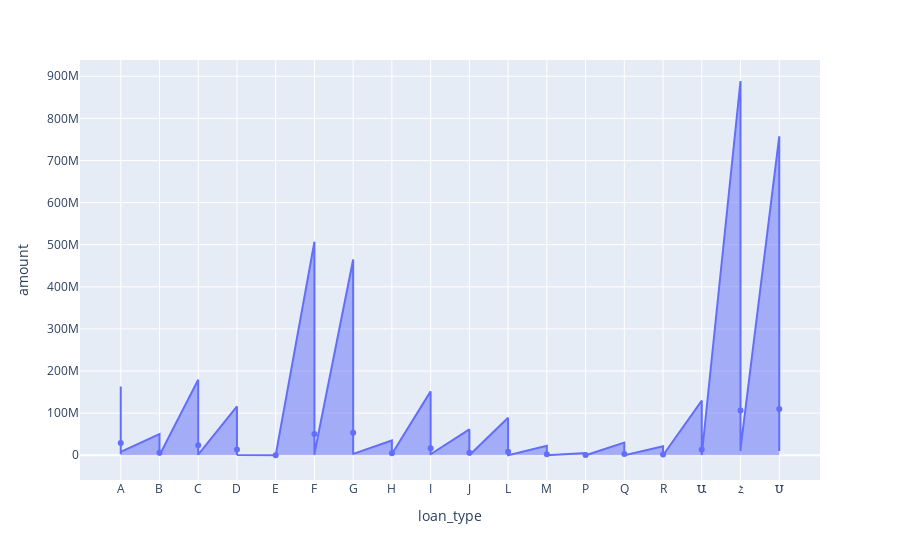

The notebook cell this image was saved under:
### Code cell
#Todo 2 plotly in one figure
fig1 = px.area(df_long, x="loan_type", y="amount")

fig2 = px.scatter(mean_amount_by_region, x="loan_type", y="amount")

fig1.add_trace(fig2.data[0])

### Figure 1 — Plotly figure (JSON) as saved in the notebook; plotly's stock layout.template omitted (floating-point values rounded to 4 significant figures; data arrays with more than 128 entries replaced by an {"elided": "..."} marker saying what was removed)
{"data": [{"fillpattern": {"shape": ""}, "hovertemplate": "loan_type=%{x}<br>amount=%{y}<extra></extra>", "legendgroup": "", "line": {"color": "#636efa"}, "marker": {"symbol": "circle"}, "mode": "lines", "name": "", "orientation": "v", "showlegend": false, "stackgroup": "1", "type": "scatter", "x": {"elided": "198 str values"}, "xaxis": "x", "y": {"elided": "198 float values"}, "yaxis": "y"}, {"hovertemplate": "loan_type=%{x}<br>amount=%{y}<extra></extra>", "legendgroup": "", "marker": {"color": "#636efa", "symbol": "circle"}, "mode": "markers", "name": "", "orientation": "v", "showlegend": false, "type": "scatter", "x": ["A", "B", "C", "D", "E", "F", "G", "H", "I", "J", "L", "M", "P", "Q", "R", "Ա", "Հ", "Ս"], "xaxis": "x", "y": [28880000.0, 6151000.0, 23940000.0, 13910000.0, 24080.0, 50340000.0, 53440000.0, 4512000.0, 16380000.0, 5665000.0, 8300000.0, 2270000.0, 514500.0, 3143000.0, 2060000.0, 13510000.0, 106500000.0, 109700000.0], "yaxis": "y"}], "layout": {"legend": {"tracegroupgap": 0}, "margin": {"t": 60}, "xaxis": {"anchor": "y", "domain": [0, 1], "title": {"text": "loan_type"}}, "yaxis": {"anchor": "x", "domain": [0, 1], "title": {"text": "amount"}}}}
